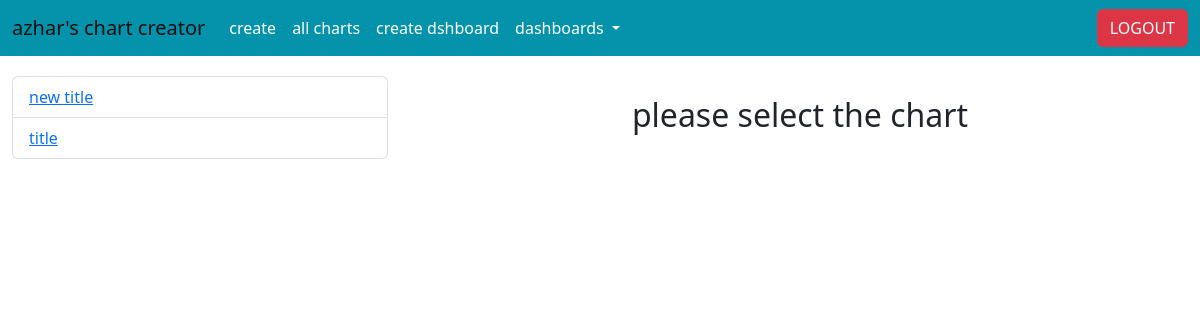
The page /chart-list/ (signed in) on the database as committed earlier.
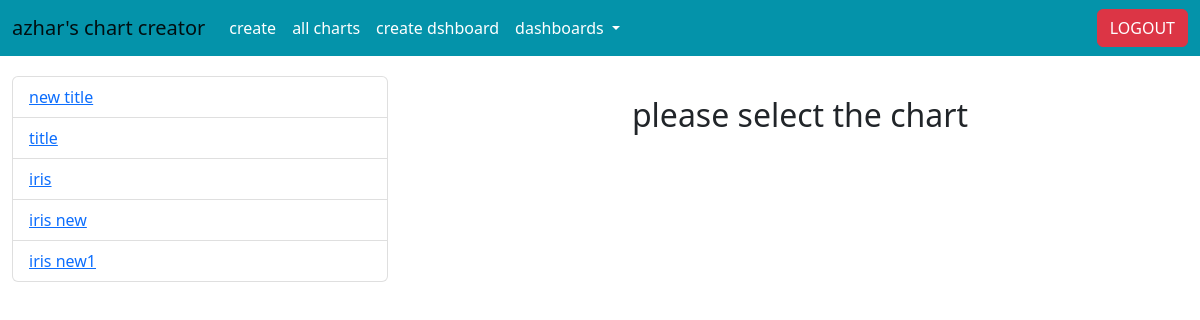
The same page on the database as committed later.
### sample/models.py (models this page shows)
class chartData(models.Model):
     id = models.UUIDField(
         primary_key = True,
         default = uuid.uuid4,
         db_index=True,
         editable = False
         )
     chart_name = models.CharField(max_length=255, db_index=True, blank=True, null=True, db_column='chart_name')
     chart_query = models.TextField()
     chart_data = models.TextField()
     user = models.ForeignKey(User, on_delete=models.CASCADE)
     created_date = models.DateTimeField(auto_now=True)
     chart_type = models.CharField(max_length=255, db_index=True, blank=True, null=True, db_column='chart_type')
     filter_chart_data = models.TextField()
     filter_script_data = models.TextField()
     javascript_script = models.TextField()
     chart_unique_id = models.CharField(max_length=255, db_index=True, blank=True, null=True)
     class Meta:
        db_table = 'chartdata'
     def __str__(self):
          return self.chart_name

### sample/views.py (the view)
# urls.py: path('chart-list/', chart_list, name='chart_list'),
@login_required()
def chart_list(request):
    charts = chartData.objects.all()
    if request.method == 'GET':
        id_name = request.GET.get('id', None)
    if id_name:
        single_chart = chartData.objects.filter(id=id_name).values_list('chart_data', flat=True)[0]
    else:
        single_chart= None
    context = {
        'charts':charts,
        'single_chart':single_chart,
        'id_name':id_name
    }
    return render(request, 'chart_list.html', context)

### sample/templatetags/tags.py (called while the page is built)
@register.simple_tag
def render_dashboard_tabs(request):
    ids = dashboard.objects.all().values_list('id','dashboard_name' )
    print(dict(ids))
    result = ''
    for i,j in dict(ids).items():
        print(i)
        result = result + f'''<li><a class="dropdown-item" target="_blank" href="/dashboard/?id={str(i)}">{str(j)}</a></li>'''
    return SafeString(result)

@register.filter
def types(value):
    return str(value)

### templates/chart_list.html (shortened to what this page needs)
{% extends 'base.html' %}
{% load tags %}
{% block content %}
<div class="container-fluid">
    <div class="row" style="margin-top: 20px;">
        <div class="col-md-4" style="overflow-y: scroll;height: 600px;">
            <ul class="list-group" >
                {% for i in charts %}
                <li class="list-group-item {% if i.id|types == id_name|types %} active {% endif %}"><a href="/chart-list/?id={{i.id}}"  {% if i.id|types == id_name|types %} style="color: white;" {% endif %}>{{i}}</a></li>
                {% endfor %}
              </ul>
        </div>
        <div class="col-md-8" style="margin-top: 20px;">
            {% if single_chart %}
            {{single_chart|safe}}
            {% else %}
            <center>
                <h2>
                    please select the chart
                </h2>
            </center>
            {% endif %}
        </div>
    </div>
</div>
{% endblock %}

### templates/base.html (shortened to what this page needs)
<!DOCTYPE html>
{% load tags %}
<html lang="en">
<head>
    <link rel="stylesheet" href="https://cdn.jsdelivr.net/npm/bootstrap@5.2.0/dist/css/bootstrap.min.css">
    <link rel="stylesheet" href="https://cdnjs.cloudflare.com/ajax/libs/bootstrap-icons/1.9.1/font/bootstrap-icons.min.css" />
</head>
<body>
  {% if 'dashboard' in request.path and '-dashboard' not in request.path %}
    <nav class="navbar navbar-expand-lg " style="background-color: #0493AA" >
        <div class="container-fluid">
          <a class="navbar-brand" href="/" style="color: white;">{{ dashboard_name }}</a>
          <button class="navbar-toggler" type="button" data-bs-toggle="collapse" data-bs-target="#navbarSupportedContent" aria-controls="navbarSupportedContent" aria-expanded="false" aria-label="Toggle navigation">
            <span class="navbar-toggler-icon"></span>
          </button>
        </div>
      </nav>
      {% else %}
      <nav class="navbar navbar-expand-lg " style="background-color: #0493AA">
        <div class="container-fluid">
          <a class="navbar-brand" href="/">azhar's chart creator</a>
          <div class="collapse navbar-collapse" id="navbarSupportedContent">
            <ul class="navbar-nav me-auto mb-2 mb-lg-0">
              <li class="nav-item">
                <a class="nav-link " aria-current="page" href="/">create</a>
              </li>
              <li class="nav-item">
                <a class="nav-link " aria-current="page" href="/chart-list/">all charts</a>
              </li>
              <li class="nav-item">
                <a class="nav-link " aria-current="page" href="/create-dashboard2/">create dshboard</a>
              </li>
              <li class="nav-item dropdown ">
                <a class="nav-link dropdown-toggle" href="#" role="button" data-bs-toggle="dropdown" aria-expanded="false">
                  dashboards
                </a>
              </li>
            </ul>
            {% if request.user.is_authenticated %}
            <a href="/accounts/logout/" class="btn btn-danger">LOGOUT</a>
            {% else %}
            <a href="/accounts/login/" class="btn btn-primary">LOGIN</a>
            {% endif %}
          </div>
        </div>
      </nav>
      {% endif %}
{% block content %}
{% endblock %}
</body>
</html>

### templates/base.html (style rules this page uses)
.nav-link { color: white; }

### templates/chart_list.html (style rules this page uses)
.nav-link { color: white; }

Rows that differ between the two databases and show on the page:
added chartData: chart_name "iris"
added chartData: chart_name "iris new"
added chartData: chart_name "iris new1"
